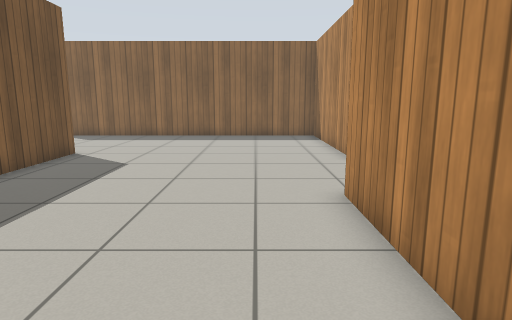
[1] (above)

24 first-person views from a walk through a world built for the Gazebo simulator. The camera is 0.94 m above the floor, tilts 10° down and sees 75° across. Floor lines are 1 m apart. The floor is counted in squares, 0.5 m on a side. Each view is taken from the middle of a square. On the plan, view 1 faces up. The plan holds only what a view shows up to about 17 squares ahead; the rest is blank. Simple patterns stand in for the simulator's built-in surfaces.

[2]
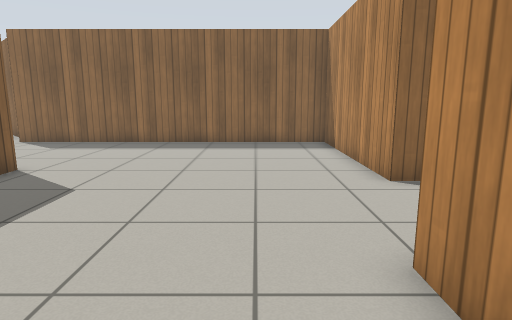

[3]
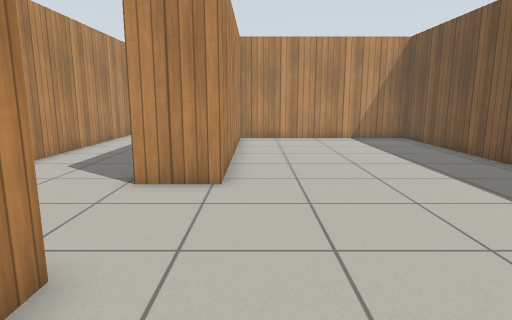

[4]
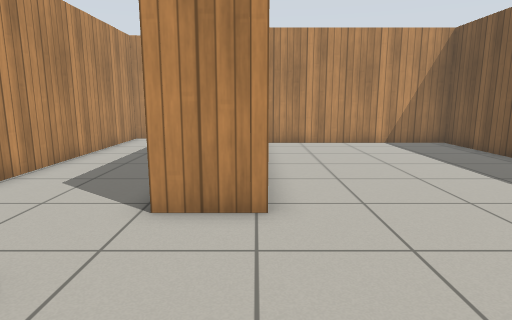

[5]
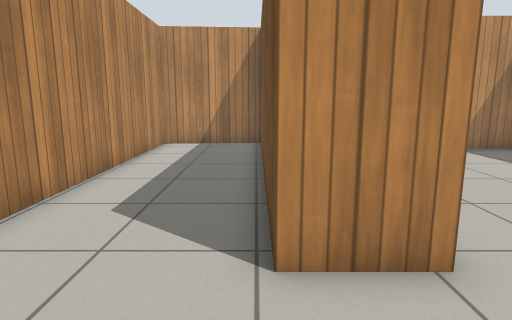

[6]
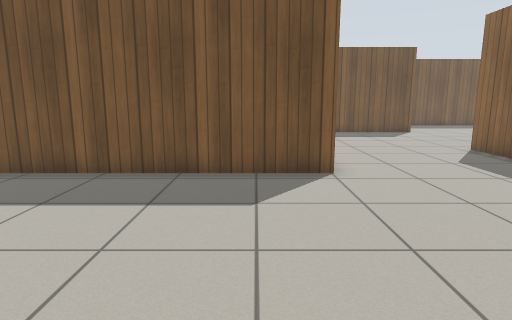

[7]
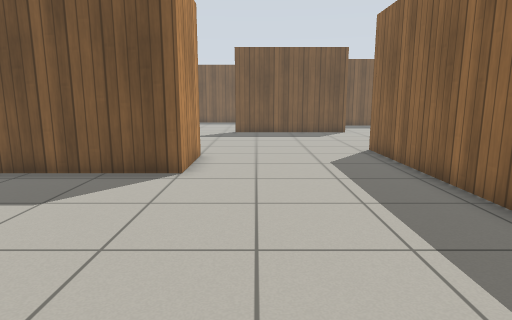

[8]
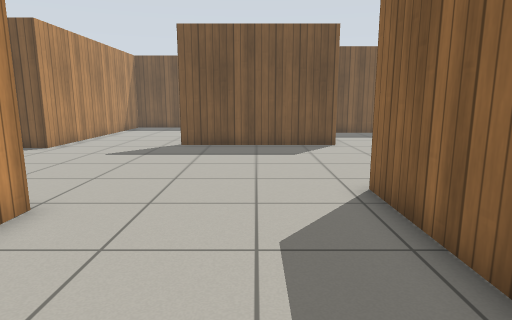

[9]
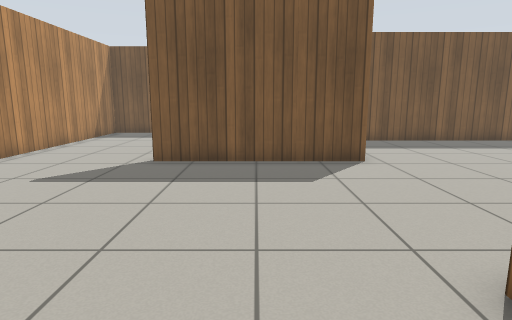

[10]
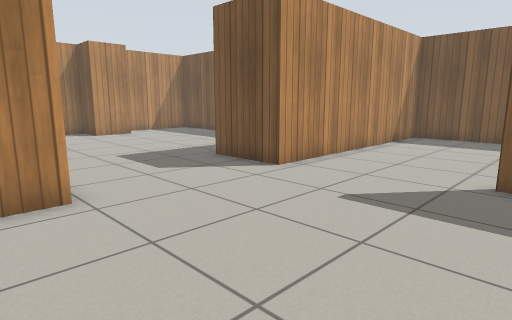

[11]
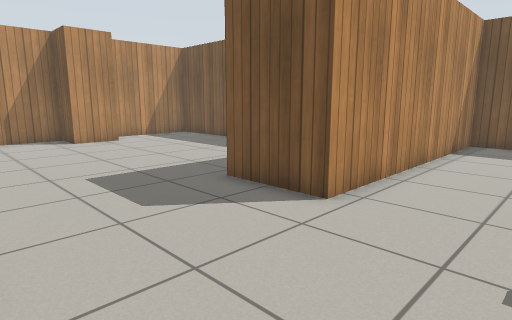

[12]
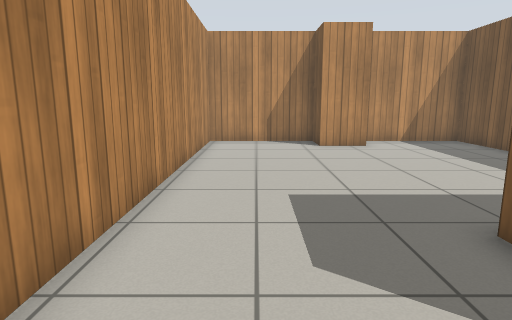

[13]
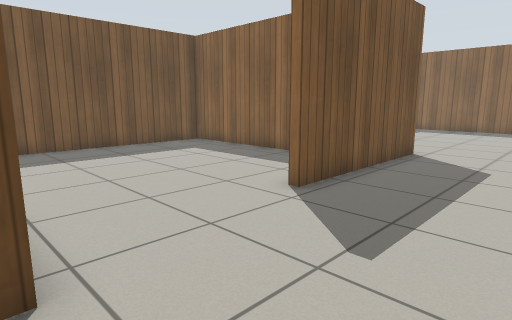

[14]
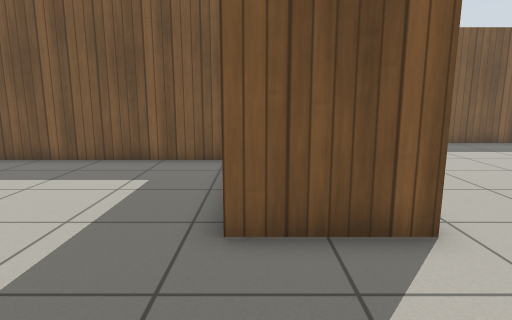

[15]
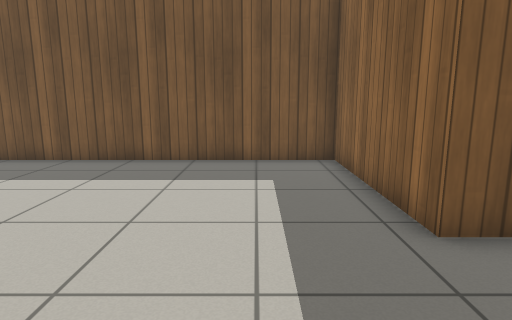

[16]
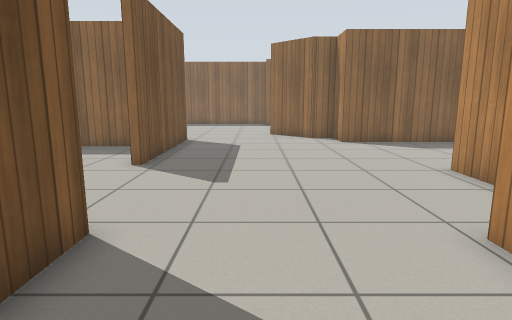

[17]
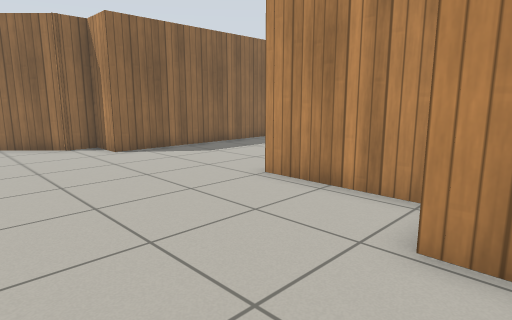

[18]
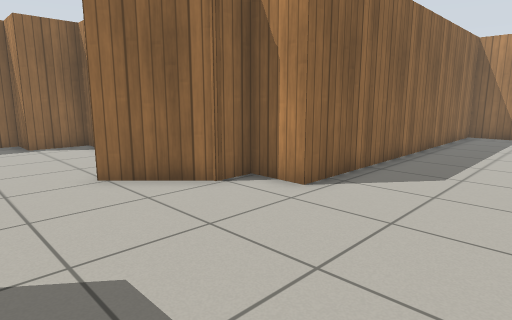

[19]
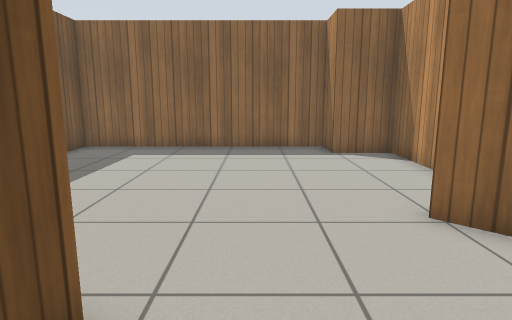

[20]
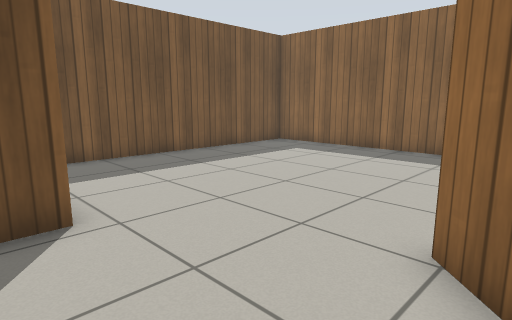

[21]
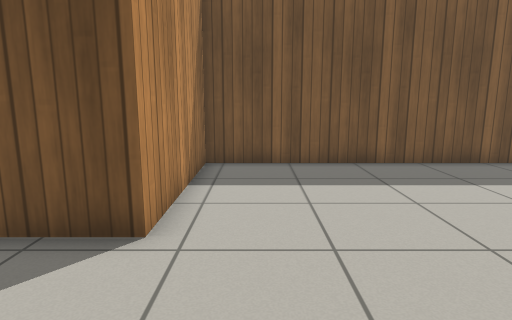

[22]
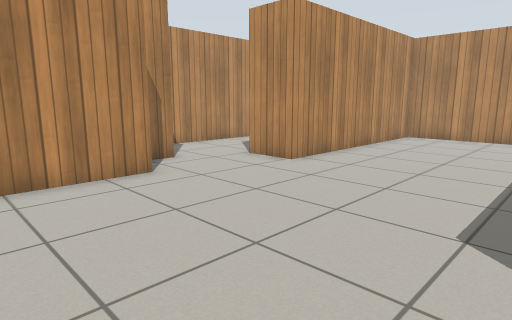

[23]
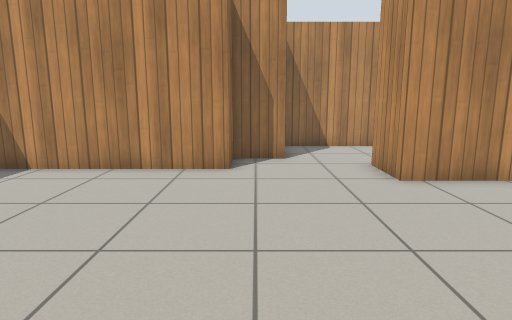

[24]
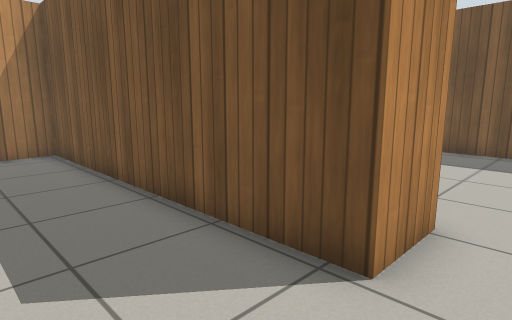

### Floor plan
Points are (right, up) in squares from view 1. A wall is a line through its corners. A room is listed if a view was taken in it or the views show most of it. See-through windows are left out.
Room 1 (views 1, 2, 3, 4, 5, 6, 7, 8, 9, 10, 22, 23, 24)
walls: (4.9, 9) (4.9, 10.7) (3.2, 10.7) (3.2, 18.4) (-11, 18.4); (-9.6, 12.1) (-6.6, 12.1) (-6.6, -3.2) (1.8, -3.2) (1.8, 6.6) (3.8, 6.6) (3.8, -5.1) (8.1, -4.9) (8.1, 8.9)
ways out: opening at (-10.8, 15) to room 2
Room 2 (views 11, 12, 18, 19, 20, 21)
walls: (-11, 18.4) (-11, 20.1) (-12.1, 20.1) (-14.2, 22.3); (-11.8, 7.4) (-10.6, 7.4); (-18.4, 19.5) (-18.4, 12.7); (-9.6, 8) (-9.6, 12.1)
ways out: opening at (-10.8, 15) to room 1; opening at (-14.5, 7.8) to room 3; opening at (-16.2, 21) to room 4; opening at (-18.5, 10.5) to room 5
Room 3 (views 13, 14, 15, 16, 17)
walls: (-18.7, -5.1) (-16.7, -5.1) (-16.7, -6.8) (-11.8, -6.8) (-11.8, 7.4); (-17.4, 7.6) (-17.4, 4.6) (-23.6, 4.6) (-23.6, -6.8) (-19.2, -6.8)
ways out: opening at (-14.5, 7.8) to room 2
Room 4 (no view inside)
walls: (-12.1, 26) (-12, 29.1) (-14.2, 29.1) (-14.2, 30.9) (-24.1, 30.9) (-24.1, 19.5) (-18.4, 19.5)
ways out: opening at (-16.2, 21) to room 2
Room 5 (no view inside)
walls: (-20.2, 17) (-28.1, 17) (-28.1, 7.6) (-17.4, 7.6)
ways out: opening at (-18.5, 10.5) to room 2

Where each view was taken, in squares from view 1:
view 1: 0 up, 0 right, facing up
view 2: 3 up, 0 right, facing up
view 3: 14 up, 1 right, facing down
view 4: 12 up, 2 right, facing down
view 5: 10 up, 4 right, facing down
view 6: 10 up, 2 right, facing left
view 7: 14 up, 2 right, facing left
view 8: 16 up, 4 left, facing left
view 9: 16 up, 8 left, facing left
view 10: 14 up, 10 left, facing down-left
view 11: 11 up, 12 left, facing down-left
view 12: 9 up, 14 left, facing down
view 13: 7 up, 14 left, facing up-left
view 14: 5 up, 13 left, facing left
view 15: 2 up, 13 left, facing left
view 16: 3 up, 15 left, facing up
view 17: 6 up, 16 left, facing up-right
view 18: 14 up, 17 left, facing up-right
view 19: 17 up, 17 left, facing up
view 20: 18 up, 13 left, facing up-left
view 21: 21 up, 14 left, facing left
view 22: 15 up, 5 left, facing down-right
view 23: 10 up, 6 left, facing right
view 24: 8 up, 7 right, facing down-left
